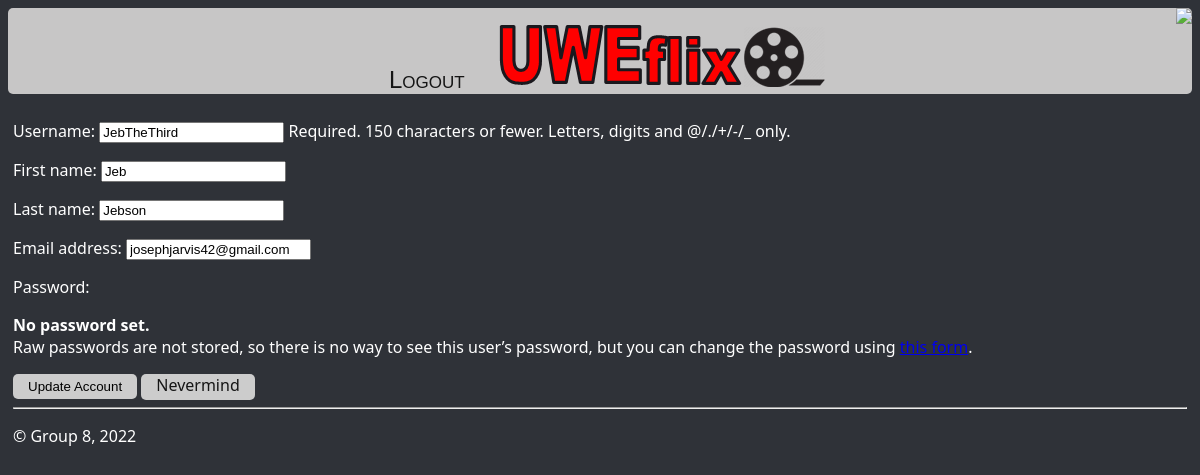
The page /editProfile/ (signed in) on the database its author committed.
### uweflix/models.py (models this page shows)
class Account(AbstractUser):
    is_cinema_admin = models.BooleanField(default=False)
    is_cinema_accounts = models.BooleanField(default=False)
    is_club = models.BooleanField(default=True)
    is_customer = models.BooleanField(default=True)

### uweflix/views.py (the view)
# urls.py: path("editProfile/", views.editProfile, name="editProfile"),
def editProfile(request):
    if request.method == 'POST':
        form = EditProfileForm(request.POST, instance=request.user)
        if form.is_valid():
            form.save()
            return redirect(reverse("studentAccount"))
    else:
        form = EditProfileForm(instance=request.user)
        args = {'form': form}
        return render(request, 'uweflix/editProfile.html', args)
    return render(request, "uweflix/login.html")

### uweflix/forms.py
class EditProfileForm(UserChangeForm):
    class Meta:
        model = Account
        fields = ('username',
                  'first_name',
                  'last_name',
                  'email')

### uweflix/templates/uweflix/editProfile.html (shortened to what this page needs)
{% extends "uweflix/layout.html" %}
{% block content %}
<div class="container">
    <form method="post">
        {{ form.as_p }}
        <input type="submit" value="Update Account">
        <a class = "nevermindButton" href="{% url 'studentAccount' %}">Nevermind</a>
    </form>
</div>
{% endblock %}

### uweflix/static/uweflix/site.css (style rules this page uses)
.body { background-color: #2F3238; color: white; }
.amendButtons, .deleteButtons, .cinemaAdminButtons, input[type=submit] { background-color: #c7c6c6; }
input[type=submit] { padding:5px 15px; background:#ccc; border:0 none; cursor:pointer; -webkit-border-radius: 5px; border-radius: 5px; }
.nevermindButton { padding: 0px 15px 4px; color : #151515; background:#ccc; border:0 none; cursor:pointer; -webkit-border-radius: 5px; border-radius: 5px; text-decoration: none; }

### rows shown on the page
Account: username "JebTheThird", first_name "Jeb", last_name "Jebson", email "josephjarvis42@gmail.com"
